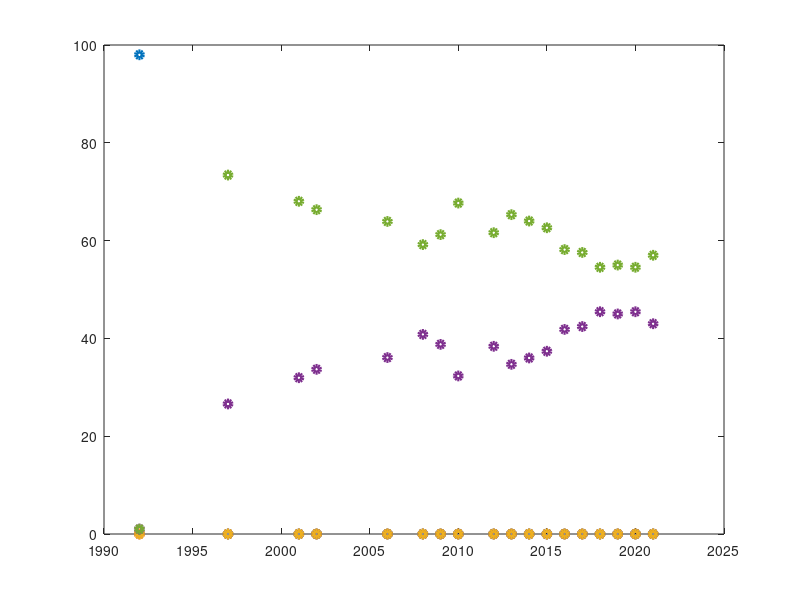

Here is the MATLAB script that generated this plot: (Note: this script raises an error after producing the figure.)
times15= [1984, 1989, 1990, 1991, 1997, 1999, 2000, 2001, 2002, 2003, 2004, 2006, 2007, 2008, 2009, 2010, 2011, 2012, 2013, 2014, 2015, 2016, 2017, 2018, 2019, 2020, 2021];
data15 = [98, 0, 0, 0, 0, 0, 0, 0, 0, 0, 0, 0, 0, 0, 0, 0, 0, 0, 0, 0, 0, 0, 0, 0, 0, 0, 0;
          0, 0, 0, 0, 0, 0, 0, 0, 0, 0, 0, 0, 0, 0, 0, 0, 0, 0, 0, 0, 0, 0, 0, 0, 0, 0, 0;
          0, 0, 0, 0, 0, 0, 0, 0, 0, 0, 0, 0, 0, 0, 0, 0, 0, 0, 0, 0, 0, 0, 0, 0, 0, 0, 0;
          1, 63, 57, 62, 50, 59, 72, 63, 58, 58, 51, 62, 65, 66, 60, 52, 51, 55, 58, 56, 55, 64, 66, 63, 65, 65, 65;
          1, 30, 36, 34, 46, 39, 27, 35, 40, 40, 47, 36, 34, 33, 40, 48, 38, 45, 43, 43, 45, 36, 34, 36, 35, 34, 35
          ];

normtimes15 = times15 - 1984;

times20 = [1991, 1997, 2001, 2002, 2003, 2004, 2005, 2006, 2007, 2008, 2009, 2010, 2011, 2012, 2013, 2014, 2015, 2016, 2017, 2018, 2019, 2020, 2021];
data20 = [98, 0, 0, 0, 0, 0, 0, 0, 0, 0, 0, 0, 0, 0, 0, 0, 0, 0, 0, 0, 0, 0, 0;
          0, 0, 0, 0, 0, 0, 0, 0, 0, 0, 0, 0, 0, 0, 0, 0, 0, 0, 0, 0, 0, 0, 0;
          0, 0, 0, 0, 0, 0, 0, 0, 0, 0, 0, 0, 0, 0, 0, 0, 0, 0, 0, 0, 0, 0, 0;
          1, 27, 32, 32, 33, 33, 35, 38, 35, 29, 28, 25, 29, 31, 33, 33, 35, 40, 35, 41, 42, 38, 39;
          1, 31, 30, 31, 33, 38, 31, 30, 33, 35, 41, 48, 43, 42, 41, 42, 42, 34, 34, 33, 35, 37, 38;
          ];

normtimes20 = times20- 1996+5;

times22 = [1995, 2001, 2003, 2006, 2007, 2008, 2010, 2011, 2012, 2013, 2014, 2015, 2016, 2017, 2018, 2019, 2020, 2021];
data22 = [98, 0, 0, 0, 0, 0, 0, 0, 0, 0, 0, 0, 0, 0, 0, 0, 0, 0;
          0, 0, 0, 0, 0, 0, 0, 0, 0, 0, 0, 0, 0, 0, 0, 0, 0, 0;
          0, 0, 0, 0, 0, 0, 0, 0, 0, 0, 0, 0, 0, 0, 0, 0, 0, 0;
          1, 61, 61, 58, 61, 58, 50, 52, 53, 57, 57, 55, 65, 68, 64, 66, 64, 64;
          1, 33, 33, 36, 35, 38, 46, 43, 41, 39, 40, 41, 31, 29, 33, 31, 34, 34;
          ];


normtimes22 = times22- 1995;

times23 =  [1992, 1997, 2001, 2002, 2006, 2008, 2009, 2010, 2012, 2013, 2014, 2015, 2016, 2017, 2018, 2019, 2020, 2021];
data23 = [98, 0, 0, 0, 0, 0, 0, 0, 0, 0, 0, 0, 0, 0, 0, 0, 0, 0;
          0, 0, 0, 0, 0, 0, 0, 0, 0, 0, 0, 0, 0, 0, 0, 0, 0, 0;
          0, 0, 0, 0, 0, 0, 0, 0, 0, 0, 0, 0, 0, 0, 0, 0, 0, 0;
          1, 25, 31, 33, 35, 40, 38, 32, 38, 34, 36, 37, 41, 42, 45, 45, 45, 43;
          1, 69, 66, 65, 62, 58, 60, 67, 61, 64, 64, 62, 57, 57, 54, 55, 54, 57;
  ];

normtimes23 = times23- 1992;

timeplot = times23;
timechoice = normtimes23;
choice = data23;
datachoice =zeros(size(choice));
[~, colCount] = size(choice);
for i=1:colCount
  datachoice(:,i)= choice(:,i)/sum(choice(:,i));
end
datachoice = datachoice*100;


figure
plot(timeplot, datachoice, "Marker","o", 'LineStyle', 'none', 'LineWidth',3, "MarkerSize",5)


%% Data fitting to average tumor size

% parameters are a and b;
params_0 = [0.1, 0.1, 0.1, 0.1, 0.1, 0.1, 0.1, 0.1, 0.1, 0.1];  % guess of parameters [a,b]
lb = [0,0, 0,0, 0,0, 0,0];  % lower bounds of parameters (OPTIONAL)
ub = [5,5,1,1,1,1,1,1];    % upper bounds of parameters (OPTIONAL)
options = optimoptions('lsqnonlin','Display','iter');

% Call the code lsqnonlin
% First input is the function to be minimized
% Second input: initial guess of the parameters that you vary
% Third input: lb (OPTIONAL)
% Fourth input: up (OPTIONAL)
% Fifth input: options
p_best = lsqnonlin(@(p) err_funkyDynamics(p,datachoice(:,1:6), timechoice(1:6) ), params_0,lb,ub,options);

% The best parameters are...
best_alpha1 = p_best(1);
best_alpha2 = p_best(2);
best_beta1 = p_best(3);
best_beta2 = p_best(4);
best_gamma1 = p_best(5);
best_gamma2 = p_best(6);
best_sigma1 = p_best(7);
best_sigma2 = p_best(8);
best_mu1 = p_best(9);
best_mu2 = p_best(10);

params1 = [0.1, 0.1, 0.1, 0.1, 0.1, 0.1, 0.1, 0.1, 0.1, 0.1];  % guess of parameters [a,b]
lb1 = [0,0, 0,0, 0,0, 0, 0, 0, 0];  % lower bounds of parameters (OPTIONAL)
ub1 = [5,5,1,1,1,1,1, 1, 1, 1];   

p_best2 = lsqnonlin(@(p) err_funkyDynamics(p,datachoice(:,6:end), timechoice(6:end)), params1,lb1,ub1,options);

Abest_alpha1 = p_best2(1);
Abest_alpha2 = p_best2(2);
Abest_beta1 = p_best2(3);
Abest_beta2 = p_best2(4);
Abest_gamma1 = p_best2(5);
Abest_gamma2 = p_best2(6);
Abest_sigma1 = p_best2(7);
Abest_sigma2 = p_best2(8);
Abest_mu1 = p_best2(9);
Abest_mu2 = p_best2(10);



% Solve the model with the best-fitting parameters
y0 = [98, 0, 0, 1, 1];
[t1,y1] = ode45(@(t, y) funkyDynamics(t, y, best_alpha1, best_alpha2, best_beta1, best_beta2, best_gamma1, best_gamma2, best_sigma1, best_sigma2, best_mu1, best_mu2), [timechoice(1), timechoice(6)], y0);

[t2,y2] = ode45(@(t, y) funkyDynamics(t, y, Abest_alpha1, Abest_alpha2, Abest_beta1, Abest_beta2, Abest_gamma1, Abest_gamma2, Abest_sigma1, Abest_sigma2, Abest_mu1, Abest_mu2), [timechoice(6), timechoice(end)], y1(end,:));
% OPTION 2: Can solve over a longer period of time for predictions
% [t,y] = ode45(f,[times(1),100],V0);
t1 = t1+timeplot(1);
t2 = t2+timeplot(1);

% Plot the data on the reproduction curve
hold on
plot(t1, y1, "LineWidth",3)
hold on
plot(t2, y2, "LineWidth",3)

legend({"Nuetral data", '', '', 'Unswayble 1', 'Unswayble 2', 'Nuetral fit no-mu','Swayble 1 fit no-mu', 'Swayble 2 fit no-mu', 'Unswayble1 fit no-mu', 'Unswayble2 fit no-mu', '', '', '', 'Unswayble1 Mu', 'Unswayble2 Mu'}, 'FontSize', 15)
title("Fitted Data with new model in 2005", 'FontSize', 25)
xlabel('Year', "FontSize",15)
ylabel("Percent of Population", "FontSize",15)
















